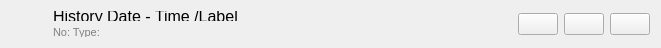
<?xml version="1.0" encoding="UTF-8"?>
<ui version="4.0">
 <class>HistoryItemWidget</class>
 <widget class="QWidget" name="HistoryItemWidget">
  <property name="geometry">
   <rect>
    <x>0</x>
    <y>0</y>
    <width>661</width>
    <height>48</height>
   </rect>
  </property>
  <property name="minimumSize">
   <size>
    <width>0</width>
    <height>48</height>
   </size>
  </property>
  <property name="windowTitle">
   <string notr="true">Form</string>
  </property>
  <layout class="QGridLayout" name="gridLayout_3">
   <item row="0" column="0">
    <layout class="QGridLayout" name="gridLayout_2">
     <property name="spacing">
      <number>6</number>
     </property>
     <item row="0" column="0" rowspan="2">
      <widget class="QLabel" name="iconLabel">
       <property name="sizePolicy">
        <sizepolicy hsizetype="Fixed" vsizetype="Fixed">
         <horstretch>0</horstretch>
         <verstretch>0</verstretch>
        </sizepolicy>
       </property>
       <property name="minimumSize">
        <size>
         <width>36</width>
         <height>0</height>
        </size>
       </property>
       <property name="text">
        <string/>
       </property>
       <property name="pixmap">
        <pixmap>../../service-manager/manager/ui/icons/stopped.png</pixmap>
       </property>
      </widget>
     </item>
     <item row="0" column="1">
      <widget class="QLabel" name="labelLabel">
       <property name="font">
        <font>
         <pointsize>12</pointsize>
        </font>
       </property>
       <property name="text">
        <string>History Date - Time /Label</string>
       </property>
       <property name="textInteractionFlags">
        <set>Qt::NoTextInteraction</set>
       </property>
      </widget>
     </item>
     <item row="1" column="1">
      <widget class="QLabel" name="typeLabel">
       <property name="sizePolicy">
        <sizepolicy hsizetype="Preferred" vsizetype="Preferred">
         <horstretch>0</horstretch>
         <verstretch>0</verstretch>
        </sizepolicy>
       </property>
       <property name="font">
        <font>
         <pointsize>8</pointsize>
        </font>
       </property>
       <property name="styleSheet">
        <string notr="true">color:gray;</string>
       </property>
       <property name="text">
        <string>No: Type:</string>
       </property>
      </widget>
     </item>
    </layout>
   </item>
   <item row="0" column="1">
    <spacer name="horizontalSpacer">
     <property name="orientation">
      <enum>Qt::Horizontal</enum>
     </property>
     <property name="sizeType">
      <enum>QSizePolicy::MinimumExpanding</enum>
     </property>
     <property name="sizeHint" stdset="0">
      <size>
       <width>50</width>
       <height>20</height>
      </size>
     </property>
    </spacer>
   </item>
   <item row="0" column="2">
    <layout class="QGridLayout" name="gridLayout">
     <property name="sizeConstraint">
      <enum>QLayout::SetMinimumSize</enum>
     </property>
     <item row="0" column="2">
      <widget class="QPushButton" name="restorePB">
       <property name="sizePolicy">
        <sizepolicy hsizetype="Minimum" vsizetype="Fixed">
         <horstretch>0</horstretch>
         <verstretch>0</verstretch>
        </sizepolicy>
       </property>
       <property name="toolTip">
        <string>Take back to this point</string>
       </property>
       <property name="text">
        <string/>
       </property>
       <property name="icon" stdset="0">
        <iconset resource="../../resources/data.qrc">
         <normaloff>:/icons/dotakeback.png</normaloff>:/icons/dotakeback.png</iconset>
       </property>
      </widget>
     </item>
     <item row="0" column="0">
      <widget class="QPushButton" name="detailsPB">
       <property name="toolTip">
        <string>Details</string>
       </property>
       <property name="text">
        <string/>
       </property>
       <property name="icon" stdset="0">
        <iconset resource="../../resources/data.qrc">
         <normaloff>:/icons/details.png</normaloff>:/icons/details.png</iconset>
       </property>
      </widget>
     </item>
     <item row="0" column="1">
      <widget class="QPushButton" name="planPB">
       <property name="toolTip">
        <string>Show operation plan</string>
       </property>
       <property name="text">
        <string/>
       </property>
       <property name="icon" stdset="0">
        <iconset resource="../../resources/data.qrc">
         <normaloff>:/icons/plan.png</normaloff>:/icons/plan.png</iconset>
       </property>
      </widget>
     </item>
    </layout>
   </item>
  </layout>
 </widget>
 <resources>
  <include location="../../resources/data.qrc"/>
 </resources>
 <connections/>
</ui>
